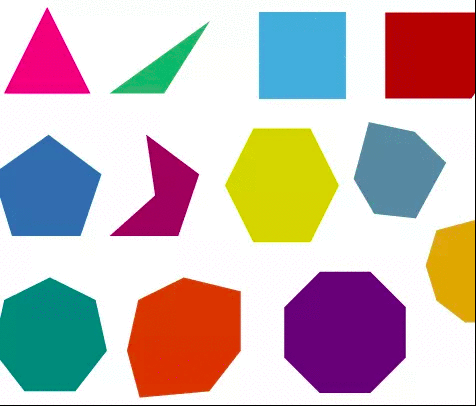
#> input picture sh2.png, 476 x 406 px
$ python Shape_detection.py
#> lines starting #> are read from the running program, lines starting #| are printed output that depends on the picture; after the words box and inside, x2 and y2 are one past the last pixel; in counts of white or black regions, pixels touching at a corner belong together
import numpy as np
import cv2

img = cv2.imread('sh2.png')
#> img is the input picture: shape (406, 476, 3); mean B, G, R 181.4, 182.5, 198.3
imgGrey = cv2.cvtColor(img, cv2.COLOR_BGR2GRAY)
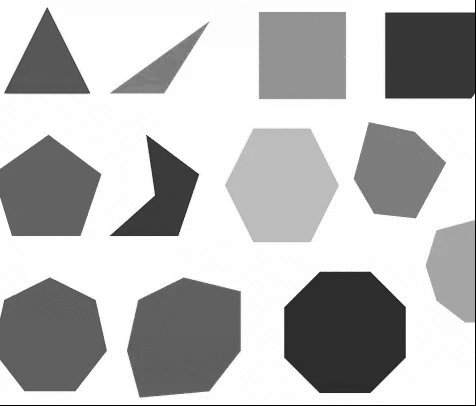
#> imgGrey: shape (406, 476); min 0, max 255, mean 187.1
_, thrash = cv2.threshold(imgGrey, 240, 255, cv2.THRESH_BINARY)
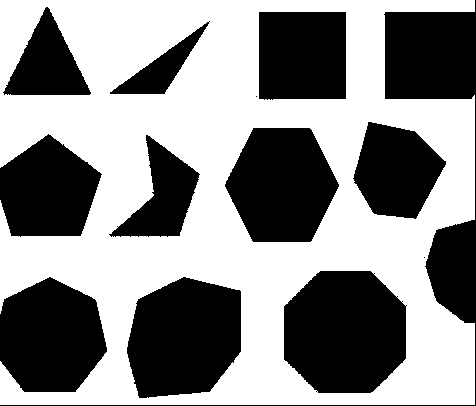
#> thrash: shape (406, 476); 54.9% white; 13 black regions (2 under 20 px)
contours, _ = cv2.findContours(thrash, cv2.RETR_TREE, cv2.CHAIN_APPROX_NONE)
#> contours = 18 contours, 9 with area under 20; largest, box (x1, y1, x2, y2) and area: (0, 0, 475, 405) 162238, (283, 270, 407, 394) 12622, (126, 276, 242, 399) 11242, (224, 127, 340, 243) 9980, (258, 11, 347, 101) 7746

cv2.imshow("img", img)
i = 1
for contour in contours:
    if i == 1:
        i+=1
        continue
    approx = cv2.approxPolyDP(contour, 0.01 * cv2.arcLength(contour, True), True)
    #cv2.drawContours(img, [approx], 0, (0, 0, 0), 5)
    x = approx.ravel()[0]
    y = approx.ravel()[1] - 5
    print("\n")
    if len(approx) == 3:
        cv2.fillPoly(img, pts=[approx], color=(0, 255, 0))
    elif len(approx) == 4:
        cv2.fillPoly(img, pts=[approx], color=(255, 0, 0))

    elif len(approx) >= 5 and len(approx) <= 10:
        cv2.fillPoly(img, pts=[approx], color=(0, 0, 0))
    else:
        cv2.fillPoly(img, pts=[approx], color=(0, 0, 255))
#> this loop made 18 passes
#> i on pass 1: 2
#> (approx, x, y) on passes 2, 3, 4, 5, 7, 9: ([[315, 391], [316, 390], [317, 391], [316, 392]], 315, 386), ([[405, 305], [406, 304], [407, 305], [406, 306]], 405, 300), ([[401, 301], [402, 300], [403, 301], [402, 302]], 401, 296), ([[396, 296], [397, 295], [398, 296], [397, 297]], 396, 291), ([[373, 273], [374, 272], [375, 273], [374, 274]], 373, 268), ([[423, 257], [424, 256], [425, 257], [424, 258]], 423, 252)
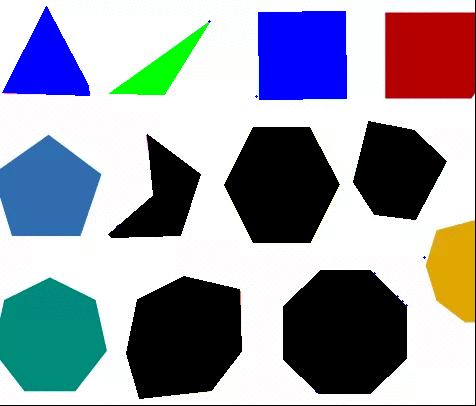
#> img: shape (406, 476, 3); mean B, G, R 166.8, 155.3, 151.7
#> after the loop, i = 2

cv2.imshow("shapes", img)
cv2.waitKey(0)
cv2.destroyAllWindows()

$ run again, with sh1.png copied over sh2.png
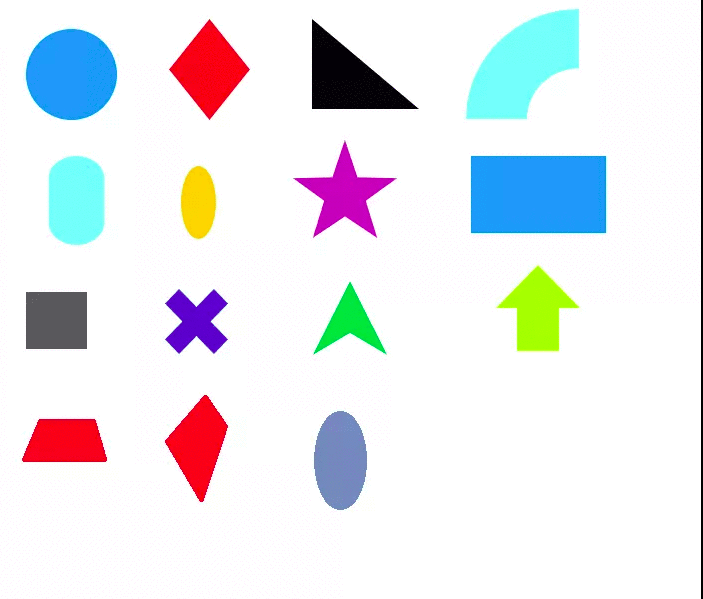
#> input picture sh1.png, 703 x 599 px
#> img is the input picture: shape (599, 703, 3); mean B, G, R 237.8, 233.9, 231.7
#> `_, thrash = cv2.threshold(imgGrey, 240, 255, cv2.THRESH_BINARY)`:
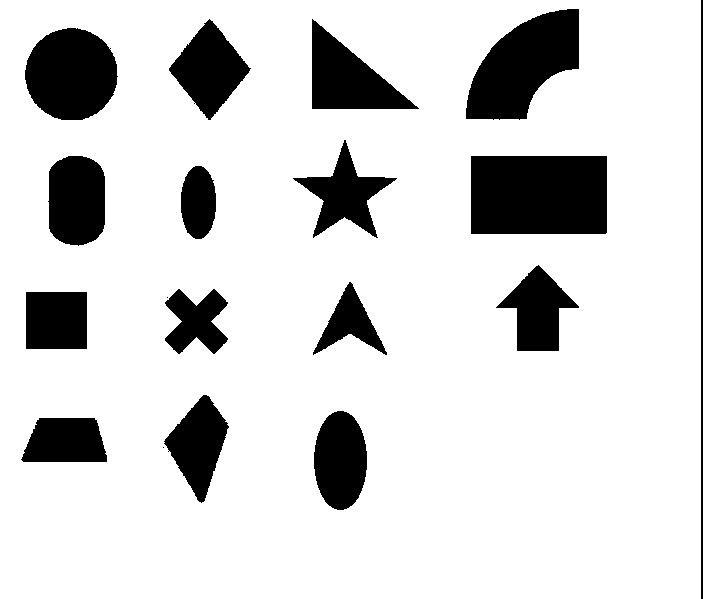
#> thrash: shape (599, 703); 83.8% white; 18 black regions (2 under 20 px)
#> contours = 21 contours, 5 with area under 20; largest, box (x1, y1, x2, y2) and area: (0, 0, 701, 599) 418600, (470, 155, 608, 235) 10820, (465, 8, 580, 121) 7954, (24, 27, 119, 121) 6816, (311, 18, 420, 110) 5022
#> the loop `for contour in contours:` made 21 passes
#> i on pass 1: 2
#> (printed output is left out)
#> after the loop `for contour in contours:`:
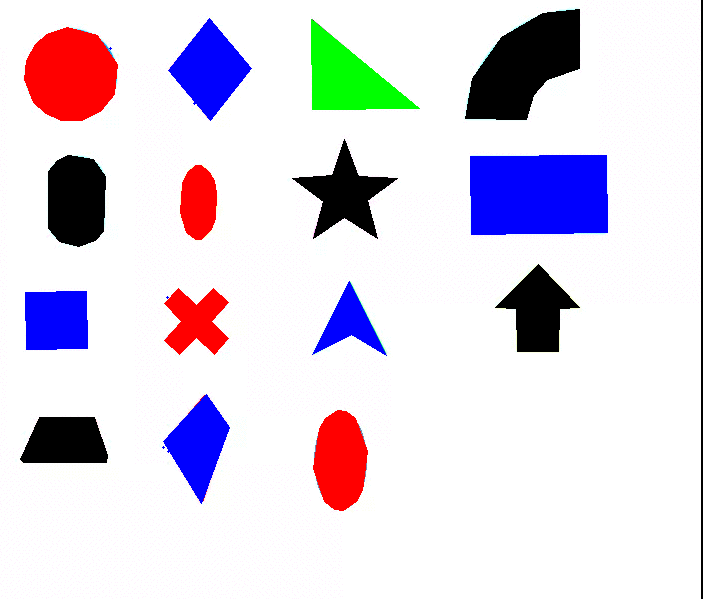
#> img: shape (599, 703, 3); 16.33% of pixels changed, all inside (x1, y1, x2, y2) = (20, 9, 608, 511)
#> after the loop `for contour in contours:`: i = 2

$ run again, with red.png copied over sh2.png
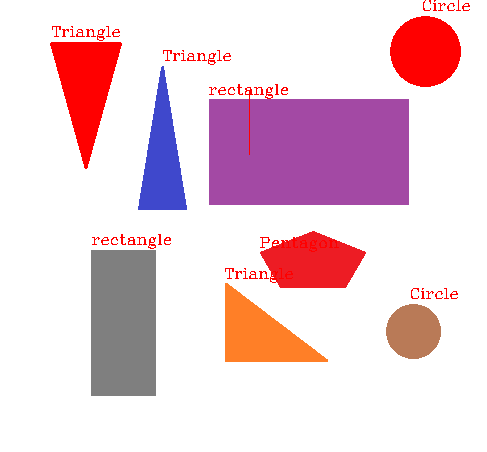
#> input picture red.png, 487 x 452 px
#> img is the input picture: shape (452, 487, 3); mean B, G, R 217.7, 208.6, 236.3
#> `_, thrash = cv2.threshold(imgGrey, 240, 255, cv2.THRESH_BINARY)`:
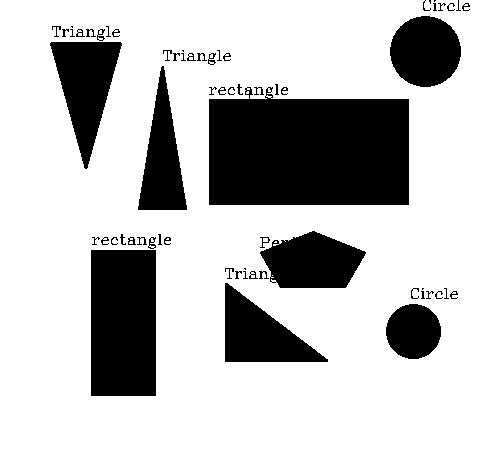
#> thrash: shape (452, 487); 74.8% white; 64 black regions (15 under 20 px)
#> contours = 122 contours, 56 with area under 20; largest, box (x1, y1, x2, y2) and area: (0, 0, 487, 452) 219145, (208, 86, 410, 206) 21585, (90, 249, 157, 397) 9700, (49, 41, 123, 170) 4945, (259, 230, 367, 289) 4442
#> the loop `for contour in contours:` made 122 passes
#> i on pass 1: 2
#> (printed output is left out)
#> after the loop `for contour in contours:`:
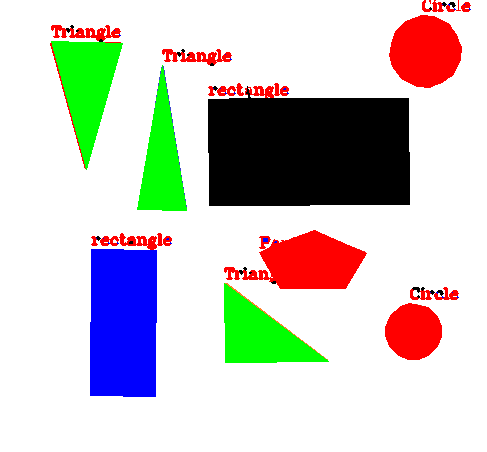
#> img: shape (452, 487, 3); mean B, G, R 198.2, 201.5, 203.6
#> after the loop `for contour in contours:`: i = 2
